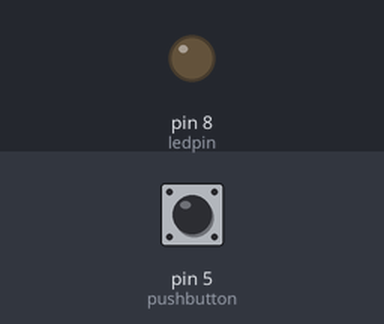
A sketch run on a simulated Arduino Uno, built with avr-gcc and run on an emulated ATmega328P. Parts: output pins drawn as LEDs (lit = HIGH). Inputs (shaded band) come from the test bench; at power-on: pin 5 (pushbutton) LOW.

Above: at 1.2 s.
1.3 s: pin 5 (pushbutton) pulled HIGH for 0.15 s
At 1.44 s:
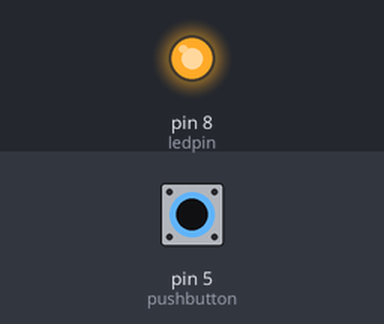
3.0 s: pin 5 (pushbutton) pulled HIGH for 3.2 s
At 7.5 s:
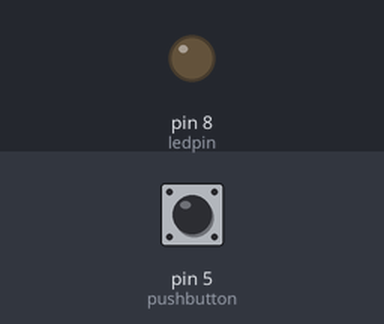
Timing chart, 0 to 9.0 s (numbered marks = the images above; inputs shaded):
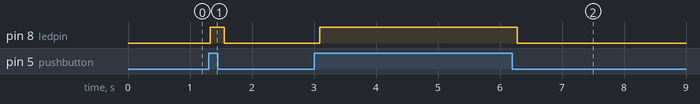

The sketch:

Day_06.1_PWM.ino
```cpp
int pushbutton=5;
int buttonstate;
int ledpin=8;
void setup() {
  // put your setup code here, to run once:
pinMode(pushbutton,INPUT);
pinMode(ledpin,OUTPUT);
}

void loop() {
  // put your main code here, to run repeatedly:
buttonstate=digitalRead(pushbutton);
delay(10);
digitalWrite(ledpin,buttonstate);
delay(100);
}
```

Measured:
- after the input at 1.3 s, pin 8 (ledpin): LOW → HIGH at once, → LOW 0.22 s later
- after the input at 3.0 s, pin 8 (ledpin): LOW → HIGH after 0.09 s, → LOW 3.2 s later
